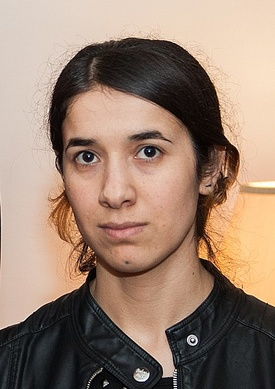
#> input picture Nadia_Murad.jpg, 275 x 389 px, shrunk from 440 x 623 before the run
$ jupyter execute Detecting_Face_from_Text_file.ipynb   (shell and % lines are left out)
#> lines starting #> are read from the running program, lines starting #| are printed output that depends on the picture; after the words box and inside, x2 and y2 are one past the last pixel; in counts of white or black regions, pixels touching at a corner belong together
face detection with haar Cascades Note: This is face detection Not Face recognition . We are only detecting if a face in an image . not who the face actuallly is that requries deep learning which we'll go over later!

[cell 1]
import numpy as np
import cv2
import matplotlib.pyplot as plt

[cell 2]
#https://en.wikipedia.or/wiki/Denis_Mukwege
#https://en.wikipedia.org/wiki/Nadia_Murad

[cell 3]
nadia=cv2.imread("Nadia_Murad.jpg",0)
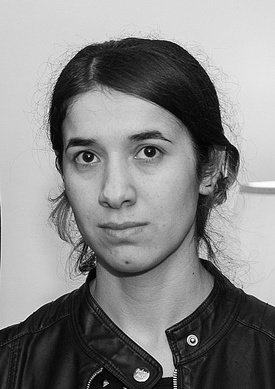
#> nadia: shape (389, 275); min 0, max 255, mean 134.7
denis=cv2.imread("Denis_Mukwege.jpg",0)
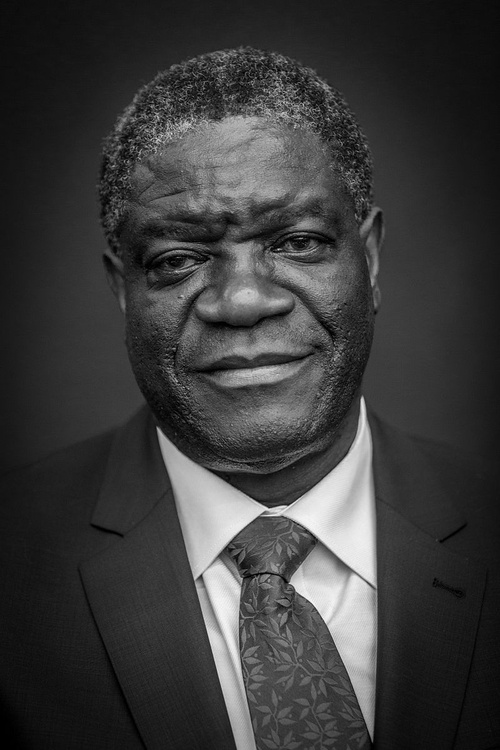
#> input picture Denis_Mukwege.jpg, 500 x 750 px, shrunk from 800 x 1200 before the run
#> denis is the input picture: shape (750, 500); min 0, max 249, mean 58.8
solvay=cv2.imread("solvay_conference.jpg",0)
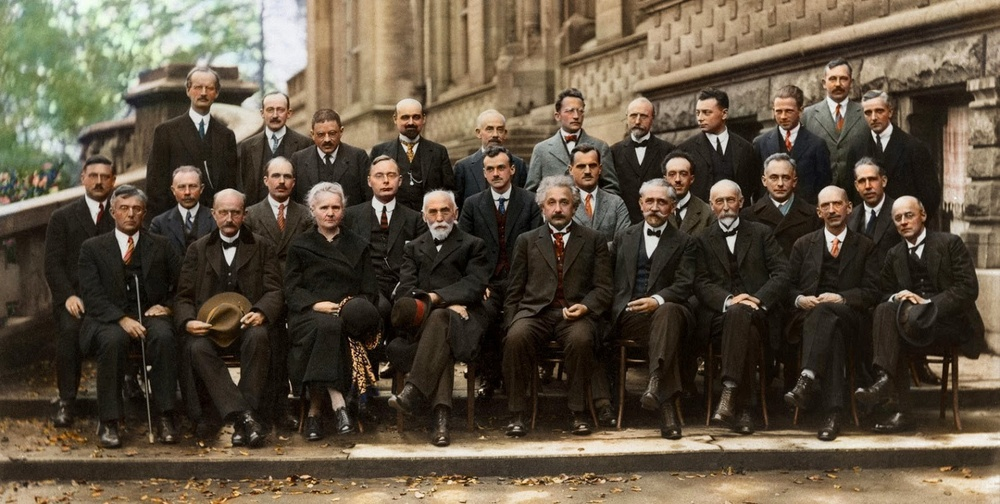
#> input picture solvay_conference.jpg, 1000 x 504 px, shrunk from 1600 x 806 before the run
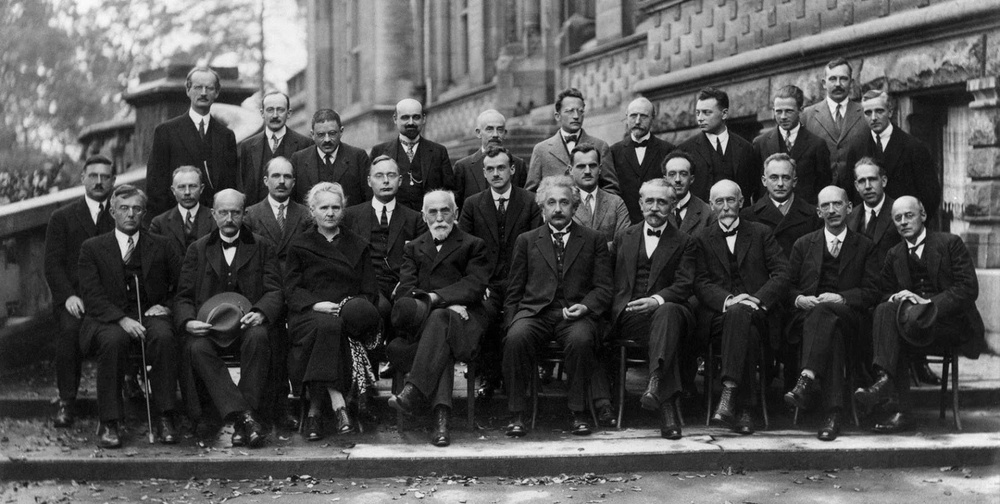
#> solvay: shape (504, 1000); min 0, max 253, mean 82.7

[cell 4]
plt.imshow(nadia,cmap='gray')

[cell 5]
plt.imshow(denis,cmap='gray')

[cell 6]
plt.imshow(solvay,cmap='gray')

[cell 7]
face_cascade=cv2.CascadeClassifier("haarcascade_frontalface_default.xml")

[cell 8]
def detect_face(img):
    face_img=img.copy()

    face_rects= face_cascade.detectMultiScale(face_img)
#> face_rects = [[76, 116, 327, 327]]

    for (x,y,w,h) in face_rects:
        cv2.rectangle(face_img, (x,y), (x+w,y+h), (255,255,255) ,10)
#> this loop made 1 pass
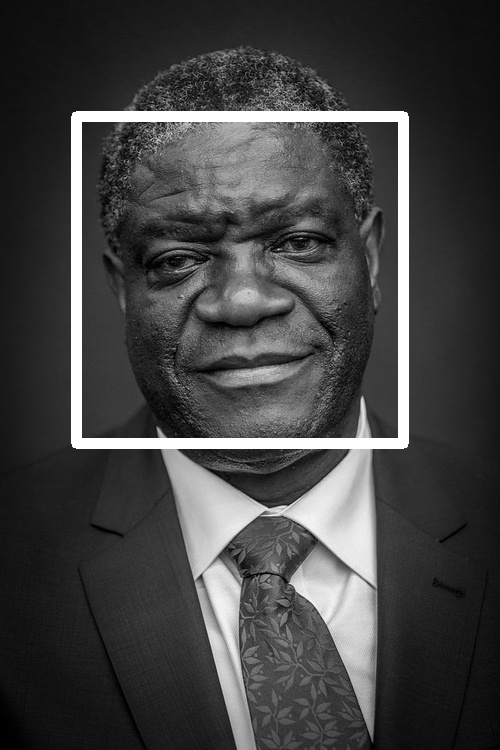
#> face_img: shape (750, 500); 3.83% of pixels changed, all inside (x1, y1, x2, y2) = (71, 111, 409, 449)

    return face_img

[cell 9]
result=detect_face(denis)

[cell 10]
plt.imshow(result, cmap='gray')

[cell 11]
result=detect_face(nadia)
#> in detect_face (call 2), `face_rects= face_cascade.detectMultiScale(face_img)`: face_rects = [[34, 88, 171, 171]]
#> the loop in detect_face (call 2), `for (x,y,w,h) in face_rects:` made 1 pass
#> after the loop in detect_face (call 2), `for (x,y,w,h) in face_rects:`:
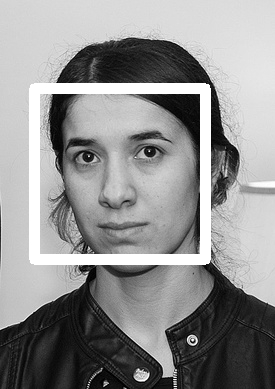
#> face_img: shape (389, 275); 7% of pixels changed, all inside (x1, y1, x2, y2) = (29, 83, 211, 265)
plt.imshow(result, cmap='gray')

[cell 12]
result=detect_face(solvay)
#> in detect_face (call 3), `face_rects= face_cascade.detectMultiScale(face_img)`: face_rects = 28 rows, first 6: [824, 68, 29, 29], [188, 76, 31, 31], [260, 99, 29, 29], [770, 101, 28, 28], [572, 154, 31, 31], [480, 156, 32, 32]
#> the loop in detect_face (call 3), `for (x,y,w,h) in face_rects:` made 28 passes
#> (x, y, w, h) on passes 1 to 12: (824, 68, 29, 29), (188, 76, 31, 31), (260, 99, 29, 29), (770, 101, 28, 28), (572, 154, 31, 31), (480, 156, 32, 32), (263, 162, 37, 37), (366, 160, 39, 39), (84, 164, 32, 32), (851, 167, 35, 35), (171, 174, 33, 33), (706, 183, 42, 42)
#> after the loop in detect_face (call 3), `for (x,y,w,h) in face_rects:`:
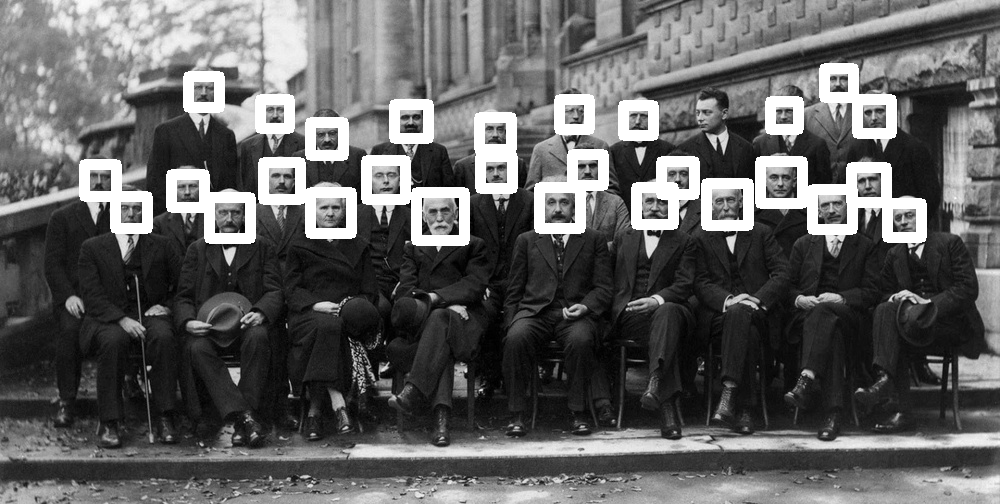
#> face_img: shape (504, 1000); 8.1% of pixels changed, all inside (x1, y1, x2, y2) = (79, 63, 927, 246)
